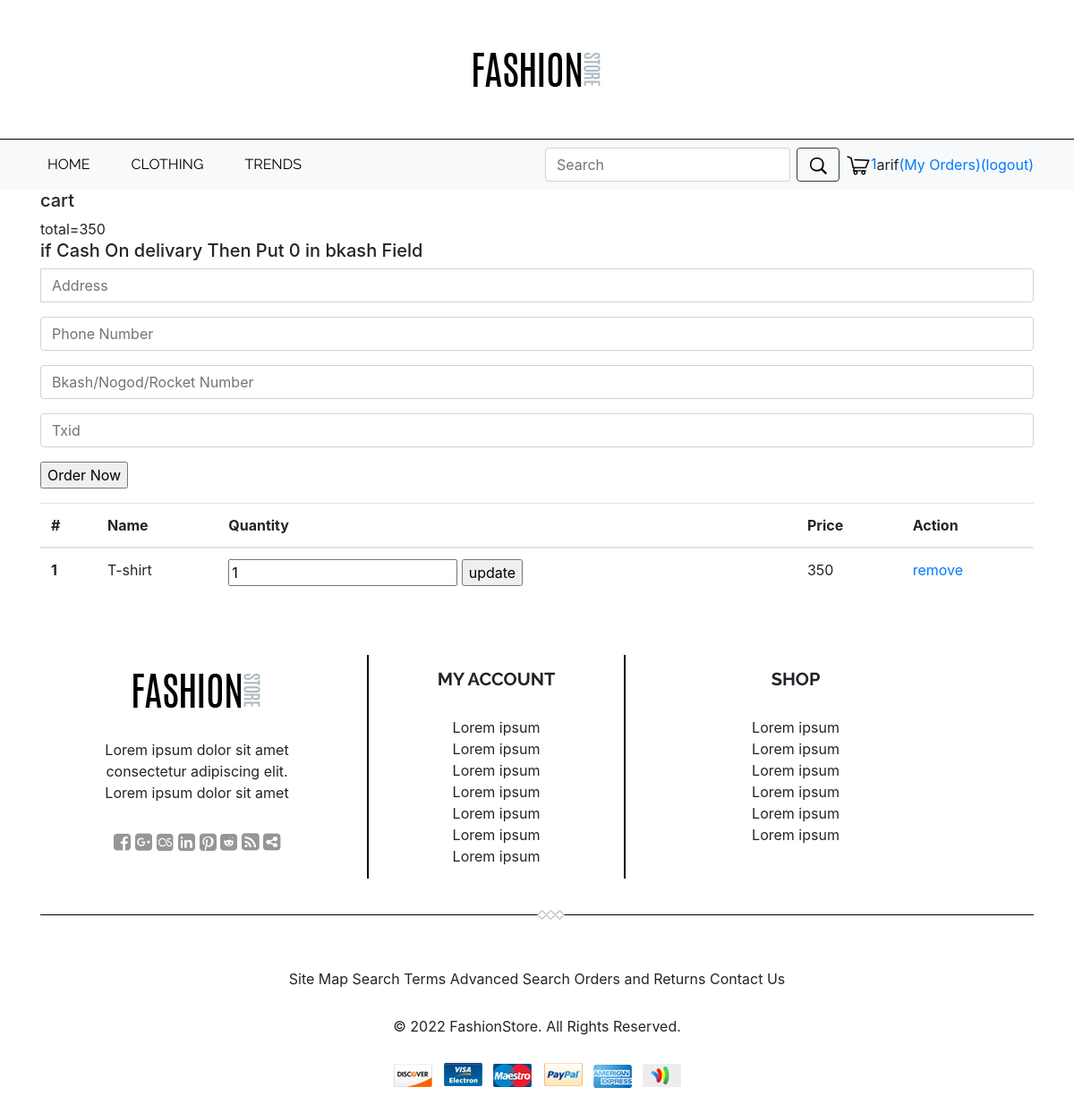
Screenshot of /cart.php (signed in) with the database file from the repository.
### tables this page shows
CREATE TABLE `cart` (
  `id` int(100) NOT NULL,
  `userid` int(100) NOT NULL,
  `productid` int(100) NOT NULL,
  `name` varchar(100) NOT NULL,
  `quantity` int(100) NOT NULL,
  `price` int(100) NOT NULL
);

### cart.php (the view, shortened to what this page needs)
<?php
 include'header.php';
 include'lib/connection.php';
$id=$_SESSION['userid'];
 $sql = "SELECT * FROM cart where userid='$id'";
 $result = $conn -> query ($sql);
?>
<div class="container pendingbody">
  <h5>cart</h5>
<table class="table">
  <thead>
    <tr>
      <th scope="col">#</th>
      <th scope="col">Name</th>
      <th scope="col">Quantity</th>
      <th scope="col">Price</th>
      <th scope="col">Action</th>
    </tr>
  </thead>
  <tbody>
  <?php
          if (mysqli_num_rows($result) > 0) {
            while($row = mysqli_fetch_assoc($result)) {
              ?>
    <tr>
      <th scope="row">1</th>
      <td><?php echo $row["name"] ?></td>
      <td><form action="<?php echo $_SERVER['PHP_SELF']; ?>" method="post">
        <input type="number" name="update_quantity" min="1"  value="<?php echo $row['quantity']; ?>" >
        <input type="submit" value="update" name="update_update_btn">
      </form></td>
      <td><?php echo $row["price"]*$row["quantity"]  ?></td>
      <td><a href="cart.php?remove=<?php echo $row['id']; ?>">remove</a></td>
    </tr>
    <?php
    }
        }
        else
            echo "0 results";
        ?>
  <form action="<?php echo $_SERVER['PHP_SELF']; ?>" method="post">
        <h5>if Cash On delivary Then Put 0 in bkash Field</h5>
      <div class="input-group form-group">
        <input type="text" class="form-control" placeholder="Address" name="address">
       </div>
       <div class="input-group form-group">
        <input type="number" class="form-control" placeholder="Phone Number" name="number">
       </div>
       <div class="input-group form-group">
        <input type="number" class="form-control" placeholder="Bkash/Nogod/Rocket Number" name="mobnumber">
       </div>
       <div class="input-group form-group">
        <input type="text" class="form-control" placeholder="Txid" name="txid">
       </div>
      <div class="form-group">
      <input type="submit" value="Order Now" name="order_btn">
    </div>
    </form>
  </tbody>
</table>
</div>
<?php
 include'footer.php';
?>

### rows the page displays
cart: name "T-shirt", update_quantity "1", $row['price']*$row['quantity'] "350"

### other values shown
$total "1"
$_SESSION['username'] "arif"
